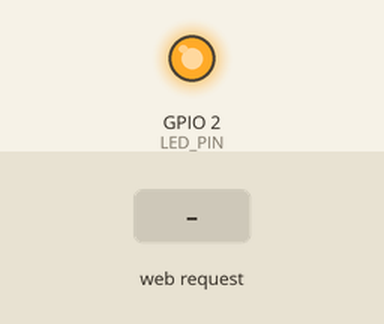
Simulated run of this sketch. Board: ESP8266 (NodeMCU). Shown: output pins drawn as LEDs (lit = HIGH). The inputs (shaded band) are chosen by the test bench. What the sketch prints to the serial monitor is not drawn.

Above: at 1.2 s.
1.3 s: HTTP request GET /on received
At 2.4 s:
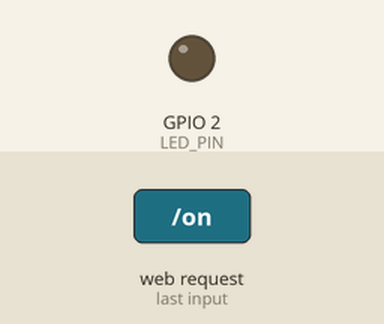
2.8 s: HTTP request GET /off received
At 3.6 s:
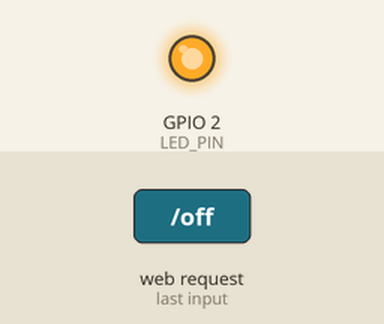
Timing chart, 0 to 5.8 s (numbered marks = the images above; inputs shaded):
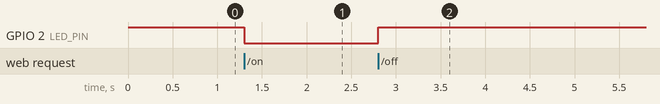

The sketch:

serverLED.ino
```cpp
#include <ESP8266WiFi.h>
#include <ESP8266WebServer.h>

const char* apName = "ESP8266_Control";
const char* apPassword = "12345678";

ESP8266WebServer server(80);

// Built-in LED on most NodeMCU ESP8266 boards
#define LED_PIN 2

String webpage() {
  String html = "<!DOCTYPE html>";
  html += "<html>";
  html += "<head>";
  html += "<meta name='viewport' content='width=device-width, initial-scale=1'>";
  html += "<title>ESP8266 Control</title>";

  html += "<style>";
  html += "body {";
  html += "font-family: Arial;";
  html += "text-align: center;";
  html += "margin-top: 60px;";
  html += "}";
  html += "button {";
  html += "font-size: 25px;";
  html += "padding: 15px 35px;";
  html += "margin: 10px;";
  html += "}";
  html += "</style>";

  html += "</head>";
  html += "<body>";

  html += "<h1>ESP8266 LED Control</h1>";

  html += "<p>";
  html += "<a href='/on'><button>LED ON</button></a>";
  html += "</p>";

  html += "<p>";
  html += "<a href='/off'><button>LED OFF</button></a>";
  html += "</p>";

  html += "</body>";
  html += "</html>";

  return html;
}

void setup() {

  Serial.begin(115200);

  pinMode(LED_PIN, OUTPUT);

  // LED OFF
  digitalWrite(LED_PIN, HIGH);

  // Create ESP8266 hotspot
  WiFi.softAP(apName, apPassword);

  Serial.println();
  Serial.println("ESP8266 Hotspot Started!");

  Serial.print("Wi-Fi Name: ");
  Serial.println(apName);

  Serial.print("Password: ");
  Serial.println(apPassword);

  Serial.print("IP Address: ");
  Serial.println(WiFi.softAPIP());

  // Main page
  server.on("/", []() {
    server.send(200, "text/html", webpage());
  });

  // LED ON
  server.on("/on", []() {
    digitalWrite(LED_PIN, LOW);
    server.send(200, "text/html", webpage());
  });

  // LED OFF
  server.on("/off", []() {
    digitalWrite(LED_PIN, HIGH);
    server.send(200, "text/html", webpage());
  });

  server.begin();

  Serial.println("Web server started!");
}

void loop() {
  server.handleClient();
}
```

Measured:
- after the input at 1.3 s, GPIO 2 (LED_PIN): HIGH → LOW at once
- after the input at 2.8 s, GPIO 2 (LED_PIN): LOW → HIGH at once
